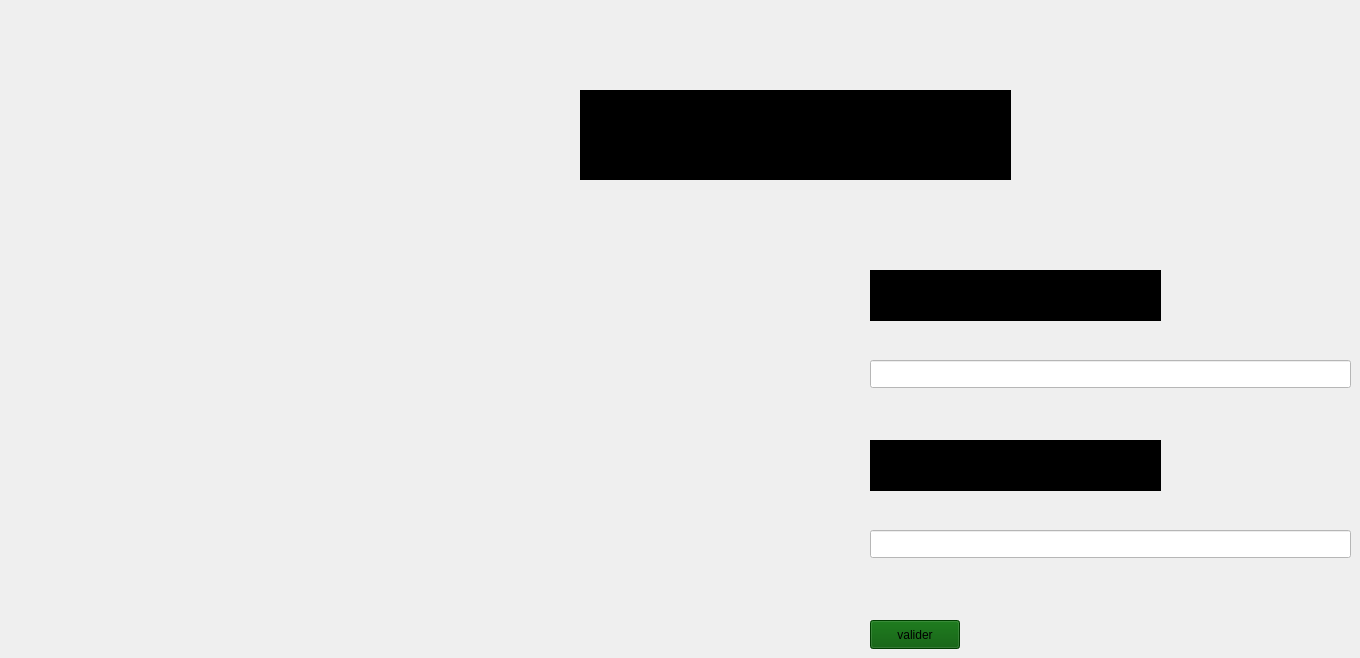
    <widget class="QWidget" name="page_1">
     <widget class="QLabel" name="label_4">
      <property name="geometry">
       <rect>
        <x>580</x>
        <y>90</y>
        <width>431</width>
        <height>90</height>
       </rect>
      </property>
      <property name="styleSheet">
       <string notr="true">font: 18pt &quot;Segoe UI&quot;;
text-decoration: underline;
font: 16pt &quot;Segoe UI&quot;;
background-color: rgb(0, 0, 0);</string>
      </property>
      <property name="text">
       <string>&lt;html&gt;&lt;head/&gt;&lt;body&gt;&lt;p align=&quot;center&quot;&gt;&lt;span style=&quot; font-size:26pt; font-weight:700;&quot;&gt;sign in&lt;/span&gt;&lt;/p&gt;&lt;/body&gt;&lt;/html&gt;</string>
      </property>
     </widget>
     <widget class="QLabel" name="label_5">
      <property name="geometry">
       <rect>
        <x>870</x>
        <y>270</y>
        <width>291</width>
        <height>51</height>
       </rect>
      </property>
      <property name="styleSheet">
       <string notr="true">background-color: rgb(0, 0, 0);</string>
      </property>
      <property name="text">
       <string>&lt;html&gt;&lt;head/&gt;&lt;body&gt;&lt;p&gt;&lt;span style=&quot; font-size:14pt; font-weight:700;&quot;&gt;Nom d'utilisateur&lt;/span&gt;&lt;/p&gt;&lt;/body&gt;&lt;/html&gt;</string>
      </property>
     </widget>
     <widget class="QLineEdit" name="nom_2">
      <property name="geometry">
       <rect>
        <x>870</x>
        <y>360</y>
        <width>481</width>
        <height>28</height>
       </rect>
      </property>
      <property name="styleSheet">
       <string notr="true">background-color: rgb(255, 255, 255);
color: rgb(0, 0, 0);
font: 10pt &quot;Segoe UI&quot;;</string>
      </property>
     </widget>
     <widget class="QLabel" name="password_2">
      <property name="geometry">
       <rect>
        <x>870</x>
        <y>440</y>
        <width>291</width>
        <height>51</height>
       </rect>
      </property>
      <property name="styleSheet">
       <string notr="true">background-color: rgb(0, 0, 0);</string>
      </property>
      <property name="text">
       <string>&lt;html&gt;&lt;head/&gt;&lt;body&gt;&lt;p&gt;&lt;span style=&quot; font-size:16pt; font-weight:700;&quot;&gt;password&lt;/span&gt;&lt;/p&gt;&lt;/body&gt;&lt;/html&gt;</string>
      </property>
     </widget>
     <widget class="QLineEdit" name="textpassword_2">
      <property name="geometry">
       <rect>
        <x>870</x>
        <y>530</y>
        <width>481</width>
        <height>28</height>
       </rect>
      </property>
      <property name="styleSheet">
       <string notr="true">background-color: rgb(255, 255, 255);
color: rgb(0, 0, 0);
font: 10pt &quot;Segoe UI&quot;;</string>
      </property>
     </widget>
     <widget class="QPushButton" name="valider_2">
      <property name="geometry">
       <rect>
        <x>870</x>
        <y>620</y>
        <width>90</width>
        <height>29</height>
       </rect>
      </property>
      <property name="styleSheet">
       <string notr="true">background-color: rgb(0, 85, 0);
font: 600 11pt &quot;Segoe UI&quot;;</string>
      </property>
      <property name="text">
       <string>valider</string>
      </property>
     </widget>
    </widget>
